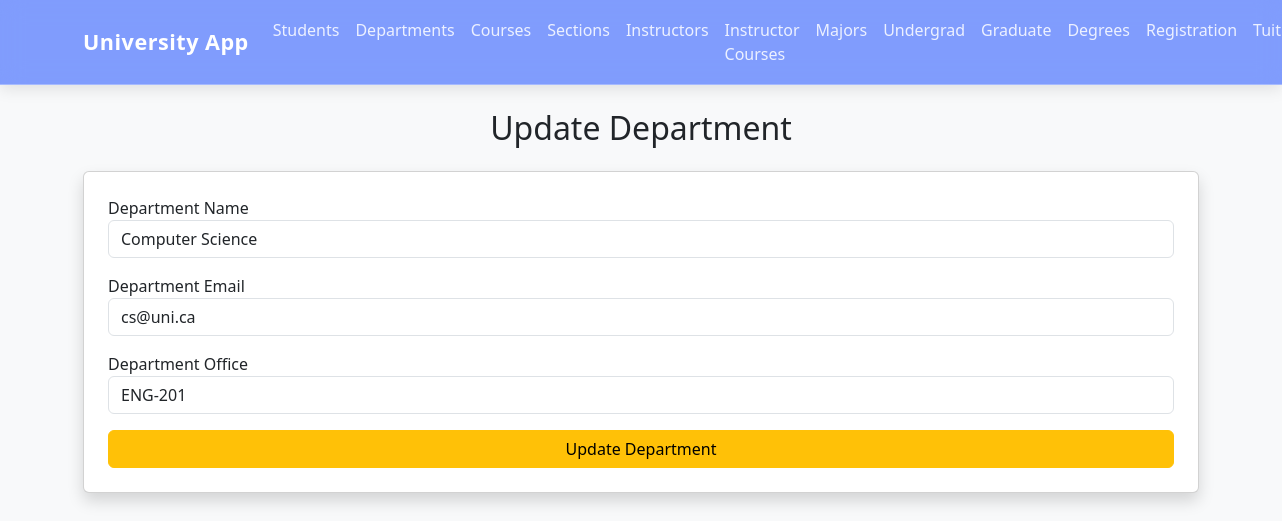
The app's page /update-department/1 with its own data.
### tables this page shows
CREATE TABLE Department (
    Dept_ID INTEGER PRIMARY KEY,
    Department_Name TEXT NOT NULL,
    Department_Email TEXT,
    Department_Office TEXT
);

### app.py (the view, shortened to what this page needs)
@app.route("/update-department/<int:id>", methods=["GET", "POST"])
def update_department(id):
    conn = get_db_connection()
    dept = conn.execute("SELECT * FROM Department WHERE Dept_ID = ?", (id,)).fetchone()
    if not dept:
        flash("Department not found!", "danger")
        return redirect(url_for("departments"))
    return render_template("update_department.html", title="Update Department", dept=dept)

### app.py (called while the page is built)
def get_db_connection():
    conn = sqlite3.connect("university.db")
    conn.row_factory = sqlite3.Row
    return conn

### templates/update_department.html
{% extends "base.html" %}
{% block content %}
<h2 class="mb-4 text-center">Update Department</h2>
<form method="POST" class="card p-4 shadow">
    <div class="mb-3">
        <label>Department Name</label>
        <input type="text" name="department_name" class="form-control" value="{{ dept.Department_Name }}" required>
    </div>
    <div class="mb-3">
        <label>Department Email</label>
        <input type="email" name="department_email" class="form-control" value="{{ dept.Department_Email }}">
    </div>
    <div class="mb-3">
        <label>Department Office</label>
        <input type="text" name="department_office" class="form-control" value="{{ dept.Department_Office }}">
    </div>
    <button type="submit" class="btn btn-warning w-100">Update Department</button>
</form>
{% endblock %}

### records on screen
Department: department_name "Computer Science", department_email "cs@uni.ca", department_office "ENG-201"
